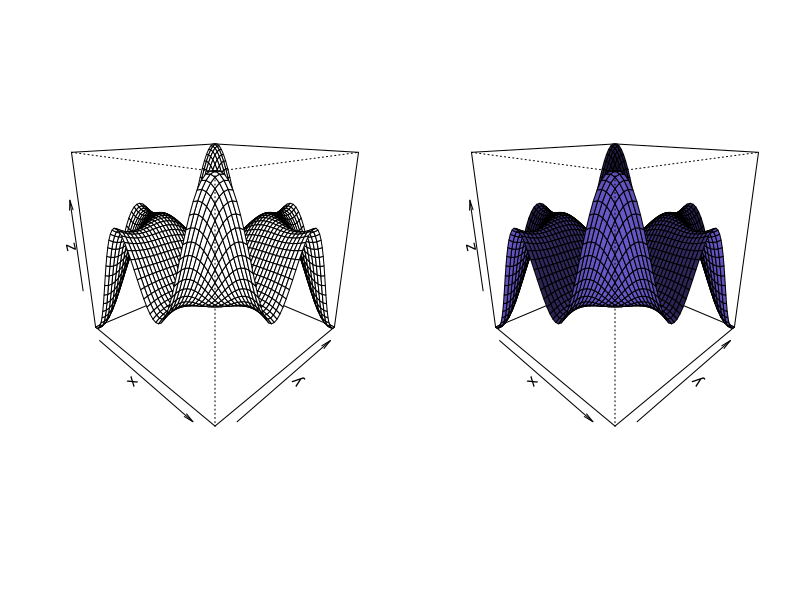

Generate this figure with R:
x <- seq(-5, 5, length=50)
y <- x
f <- function(x, y){ x * sin(y) + y*sin(x)}
z <- outer(x, y, "f")
par(mar=c(3,3,1.5,1.5), mex=0.8, mgp=c(2,0.5,0), tcl=0.3)
par(mfrow=c(1,2))

#plot pertama
persp(x,y,z, theta=45, phi=20)
# plot kedua
persp(x,y,z, theta=45, phi=20, shade=0.5, col="slateblue")

#SHOFIA NABILA AZZAHRA
#201810101084